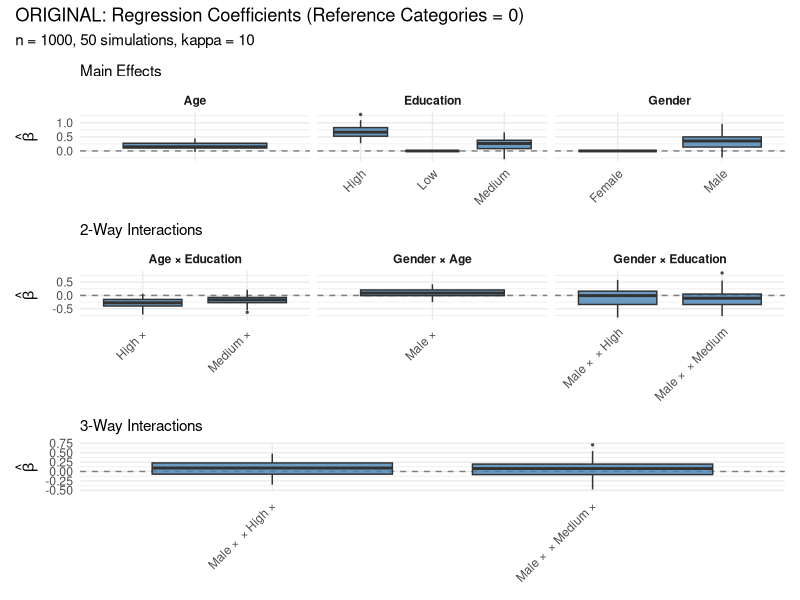
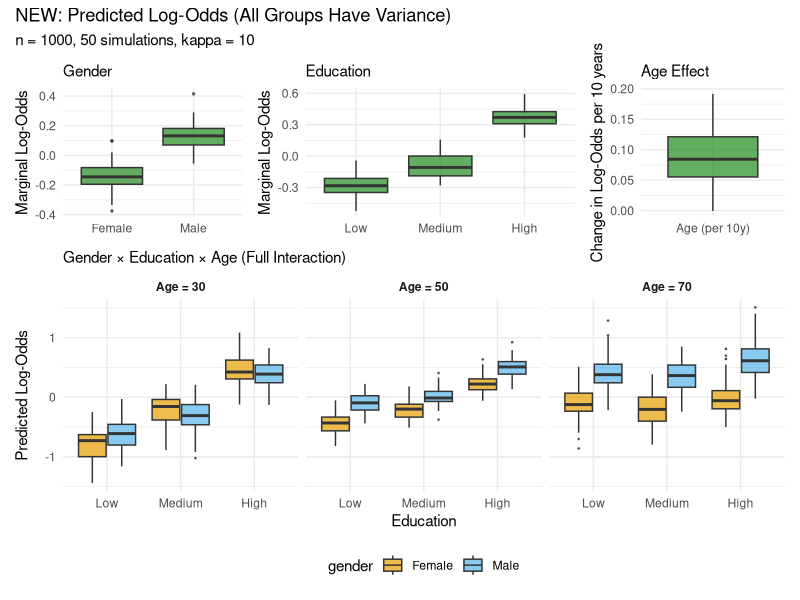
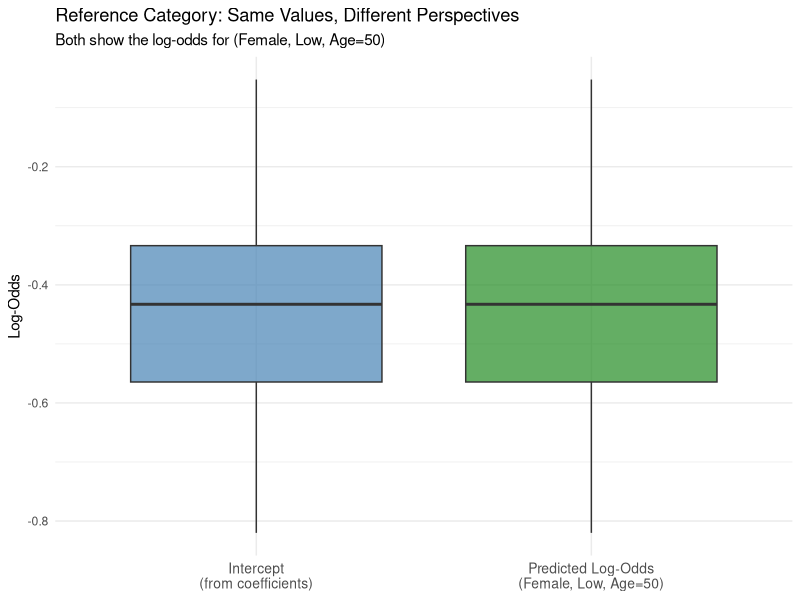
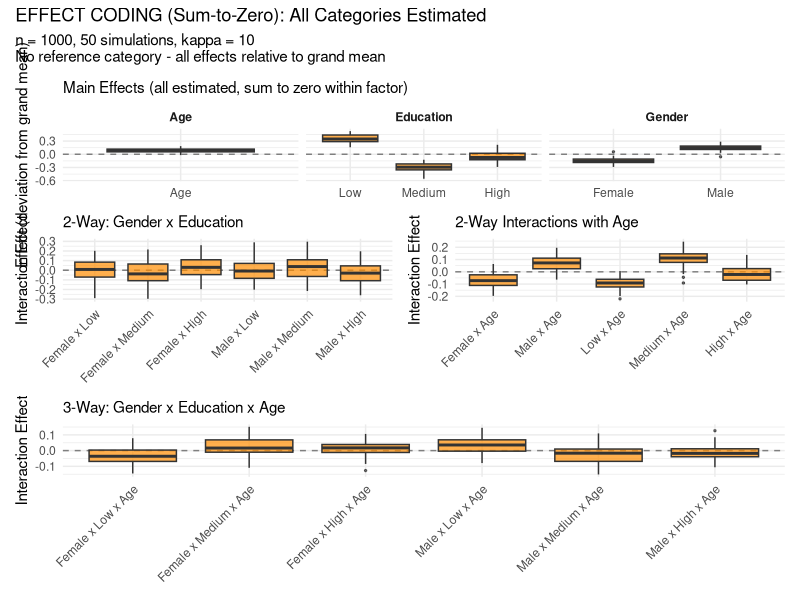
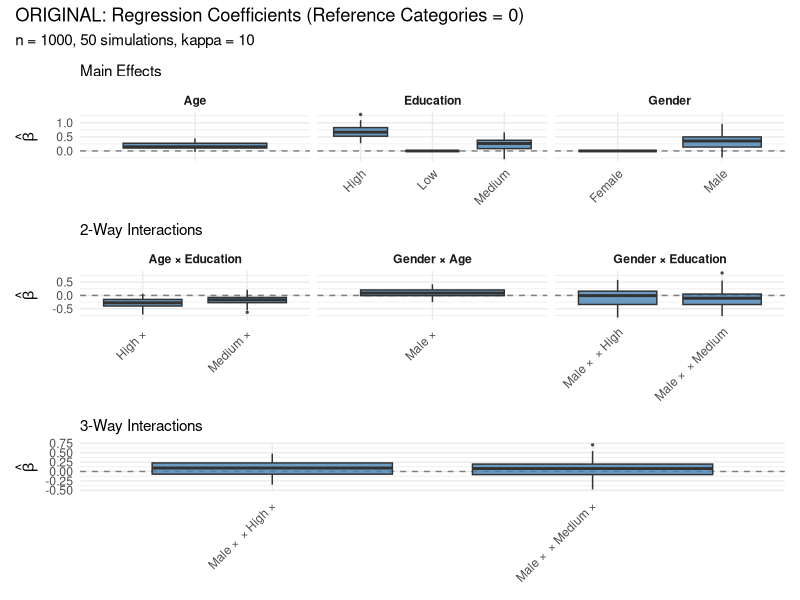
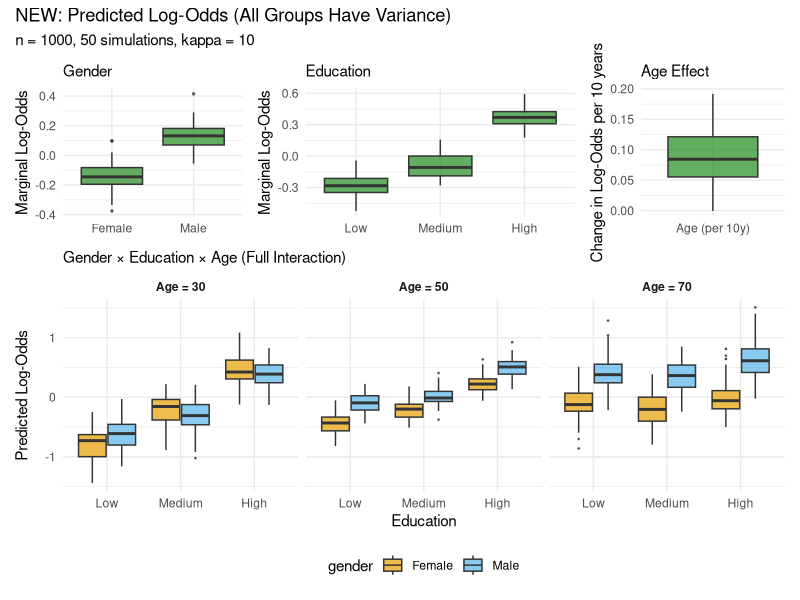
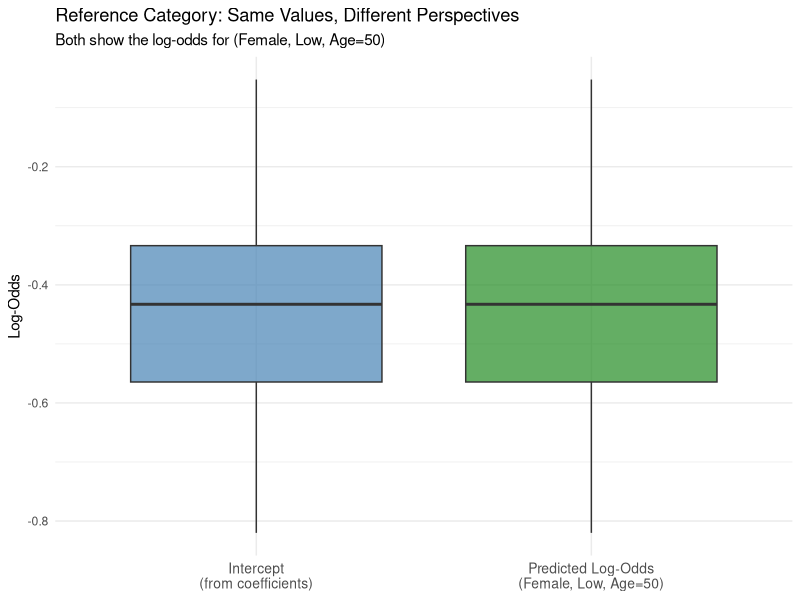
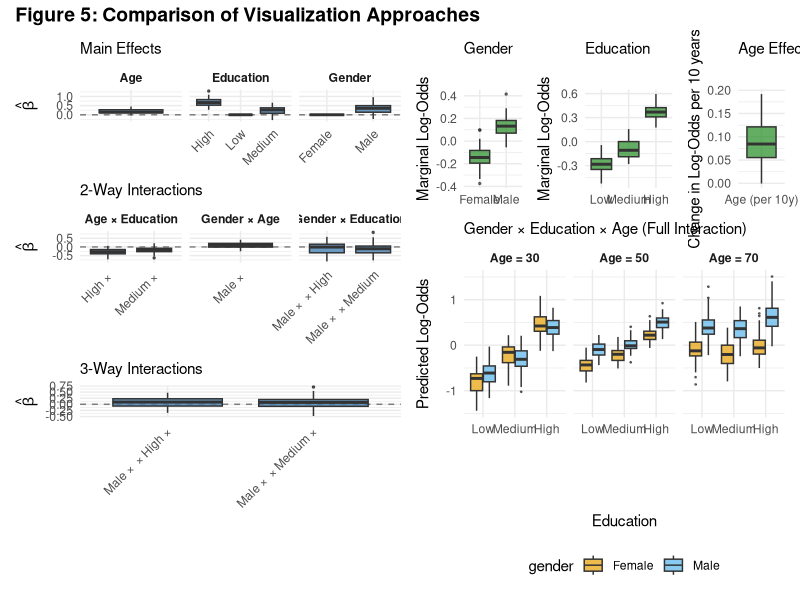

These charts were generated, in order, by the following R code:
# Matthias Templ, 05.02.2026
# Rapid Paper, first submission to CSDA

# ============================================================
# Figure 5: Improved Visualization of QI Attribution
# Including Age and all interactions (2-way and 3-way)
# ============================================================

library(ggplot2)
library(data.table)
library(patchwork)

set.seed(42)

# ============================================================
# 1. SIMULATION PARAMETERS
# ============================================================

n_sims <- 50      # Number of simulations
n_obs <- 1000     # Observations per simulation
kappa <- 10       # Dependency strength

# Age levels for visualization
age_levels <- c(30, 50, 70)

# ============================================================
# 2. DATA GENERATION FUNCTION
# ============================================================

generate_data <- function(n, kappa) {

  dat <- data.table(
    gender = factor(sample(c("Female", "Male"), n, replace = TRUE),
                    levels = c("Female", "Male")),
    education = factor(sample(c("Low", "Medium", "High"), n, replace = TRUE),
                       levels = c("Low", "Medium", "High")),
    age = round(rnorm(n, mean = 50, sd = 15))
  )

  # Standardize age for model (centered at 50)
  dat[, age_c := (age - 50) / 10]

  # True log-odds with all effects (scaled by kappa)
  # Higher kappa = stronger dependencies
  scale_factor <- sqrt(kappa / (1 + kappa))

  dat[, log_odds := scale_factor * (
    # Intercept (Female, Low, Age=50)
    -0.5 +

    # Main effects
    0.4 * (gender == "Male") +
    0.3 * (education == "Medium") +
    0.7 * (education == "High") +
    0.15 * age_c +

    # 2-way interactions: Gender × Education
    -0.2 * (gender == "Male") * (education == "Medium") +
    -0.1 * (gender == "Male") * (education == "High") +

    # 2-way interactions: Gender × Age
    0.1 * (gender == "Male") * age_c +

    # 2-way interactions: Education × Age
    -0.15 * (education == "Medium") * age_c +
    -0.25 * (education == "High") * age_c +

    # 3-way interaction: Gender × Education × Age
    0.05 * (gender == "Male") * (education == "Medium") * age_c +
    0.08 * (gender == "Male") * (education == "High") * age_c
  )]

  # Add noise and generate outcome
  dat[, prob := plogis(log_odds + rnorm(n, 0, 0.05))]
  dat[, at_risk := rbinom(n, 1, prob)]

  return(dat)
}

# ============================================================
# 3. RUN SIMULATIONS
# ============================================================
results_list <- list()

for (sim in 1:n_sims) {

  if (sim %% 10 == 0) cat("  Simulation", sim, "/", n_sims, "\n")

  # Generate data
  dat <- generate_data(n_obs, kappa)

  # Fit full model with all interactions
  mod <- glm(at_risk ~ gender * education * age_c,
             data = dat, family = binomial)

  # ----------------------------------------------------------
  # A) Extract coefficients
  # ----------------------------------------------------------
  coefs <- coef(mod)
  se <- sqrt(diag(vcov(mod)))

  coef_dt <- data.table(
    term = names(coefs),
    estimate = coefs,
    se = se,
    sim = sim
  )

  # ----------------------------------------------------------
  # B) Compute predicted log-odds for all group combinations
  # ----------------------------------------------------------

  # Grid: all combinations of gender, education, and age levels
  pred_grid <- as.data.table(expand.grid(
    gender = c("Female", "Male"),
    education = c("Low", "Medium", "High"),
    age = age_levels
  ))
  pred_grid[, age_c := (age - 50) / 10]

  # Predictions
  pred_grid[, log_odds := predict(mod, newdata = pred_grid, type = "link")]
  pred_grid[, prob := predict(mod, newdata = pred_grid, type = "response")]
  pred_grid[, sim := sim]

  # ----------------------------------------------------------
  # C) Compute marginal effects (averaged over other variables)
  # ----------------------------------------------------------

  # For marginal effects, we need to average over the other variables
  # using the observed distribution in the data

  # Gender effect (averaged over education and age)
  marg_gender <- dat[, .(
    Female = mean(predict(mod, newdata = copy(.SD)[, gender := "Female"], type = "link")),
    Male = mean(predict(mod, newdata = copy(.SD)[, gender := "Male"], type = "link"))
  )]
  marg_gender[, sim := sim]

  # Education effect (averaged over gender and age)
  marg_education <- dat[, .(
    Low = mean(predict(mod, newdata = copy(.SD)[, education := "Low"], type = "link")),
    Medium = mean(predict(mod, newdata = copy(.SD)[, education := "Medium"], type = "link")),
    High = mean(predict(mod, newdata = copy(.SD)[, education := "High"], type = "link"))
  )]
  marg_education[, sim := sim]

  # Age effect (slope, averaged over gender and education)
  # Compute as difference in prediction for age+10 vs age
  marg_age <- dat[, {
    pred_base <- predict(mod, newdata = .SD, type = "link")
    newdata_plus <- copy(.SD)
    newdata_plus[, age_c := age_c + 1]  # +10 years
    pred_plus <- predict(mod, newdata = newdata_plus, type = "link")
    .(age_effect = mean(pred_plus - pred_base))
  }]
  marg_age[, sim := sim]

  # Store results
  results_list[[sim]] <- list(
    coefficients = coef_dt,
    predictions = pred_grid,
    marginal_gender = marg_gender,
    marginal_education = marg_education,
    marginal_age = marg_age
  )
}

cat("Done!\n\n")

# ============================================================
# 4. COMBINE RESULTS
# ============================================================

all_coefs <- rbindlist(lapply(results_list, `[[`, "coefficients"))
all_preds <- rbindlist(lapply(results_list, `[[`, "predictions"))
all_marg_gender <- rbindlist(lapply(results_list, `[[`, "marginal_gender"))
all_marg_education <- rbindlist(lapply(results_list, `[[`, "marginal_education"))
all_marg_age <- rbindlist(lapply(results_list, `[[`, "marginal_age"))

# ============================================================
# 5. PLOT 1: ORIGINAL STYLE (Coefficients, Reference = 0)
# ============================================================

# Prepare coefficient data
coef_plot <- copy(all_coefs)
coef_plot[, term_clean := gsub("gender|education|age_c|:", " × ", term)]
coef_plot[, term_clean := gsub("^ × | × $", "", term_clean)]
coef_plot[term == "(Intercept)", term_clean := "Intercept"]

# Classify terms
coef_plot[, term_type := fcase(
  term == "(Intercept)", "Intercept",
  !grepl(":", term) & term != "(Intercept)", "Main",
  grepl(":", term) & !grepl(".*:.*:", term), "2-way",
  grepl(".*:.*:", term), "3-way"
)]

# Add reference categories (as 0)
ref_terms <- c("genderFemale", "educationLow")
ref_data <- rbindlist(lapply(1:n_sims, function(s) {
  data.table(
    term = ref_terms,
    estimate = 0,
    se = 0,
    sim = s,
    term_clean = c("Female", "Low"),
    term_type = "Main"
  )
}))

coef_plot_full <- rbind(coef_plot, ref_data, fill = TRUE)
coef_plot_full[, is_reference := term %in% ref_terms]

# Separate by type for faceting
coef_main <- coef_plot_full[term_type == "Main"]
coef_main[, variable := fcase(
  grepl("Female|Male", term_clean), "Gender",
  grepl("Low|Medium|High", term_clean), "Education",
  grepl("age", term, ignore.case = TRUE), "Age"
)]

coef_2way <- coef_plot_full[term_type == "2-way"]
coef_2way[, variable := fcase(
  grepl("gender.*education|education.*gender", term, ignore.case = TRUE), "Gender × Education",
  grepl("gender.*age|age.*gender", term, ignore.case = TRUE), "Gender × Age",
  grepl("education.*age|age.*education", term, ignore.case = TRUE), "Age × Education"
)]

coef_3way <- coef_plot_full[term_type == "3-way"]

# Plot main effects
p_main_old <- ggplot(coef_main[!is.na(variable)],
                     aes(x = term_clean, y = estimate, fill = is_reference)) +
  geom_hline(yintercept = 0, linetype = "dashed", color = "gray50") +
  geom_boxplot(outlier.size = 0.5, alpha = 0.8) +
  scale_fill_manual(values = c("FALSE" = "steelblue", "TRUE" = "gray70"), guide = "none") +
  facet_wrap(~ variable, scales = "free_x", nrow = 1) +
  labs(subtitle = "Main Effects", y = expression(hat(beta)), x = NULL) +
  theme_minimal() +
  theme(strip.text = element_text(face = "bold"),
        axis.text.x = element_text(angle = 45, hjust = 1))

# Plot 2-way interactions
p_2way_old <- ggplot(coef_2way[!is.na(variable)],
                     aes(x = term_clean, y = estimate)) +
  geom_hline(yintercept = 0, linetype = "dashed", color = "gray50") +
  geom_boxplot(fill = "steelblue", alpha = 0.8, outlier.size = 0.5) +
  facet_wrap(~ variable, scales = "free_x", nrow = 1) +
  labs(subtitle = "2-Way Interactions", y = expression(hat(beta)), x = NULL) +
  theme_minimal() +
  theme(strip.text = element_text(face = "bold"),
        axis.text.x = element_text(angle = 45, hjust = 1))

# Plot 3-way interactions
p_3way_old <- ggplot(coef_3way, aes(x = term_clean, y = estimate)) +
  geom_hline(yintercept = 0, linetype = "dashed", color = "gray50") +
  geom_boxplot(fill = "steelblue", alpha = 0.8, outlier.size = 0.5) +
  labs(subtitle = "3-Way Interactions", y = expression(hat(beta)), x = NULL) +
  theme_minimal() +
  theme(axis.text.x = element_text(angle = 45, hjust = 1))

# Combine old-style plot
p_old_combined <- p_main_old / p_2way_old / p_3way_old +
  plot_annotation(
    title = "ORIGINAL: Regression Coefficients (Reference Categories = 0)",
    subtitle = paste0("n = ", n_obs, ", ", n_sims, " simulations, kappa = ", kappa)
  )

# ============================================================
# 6. PLOT 2: NEW STYLE (Predicted Log-Odds, all groups have variance)
# ============================================================

# A) Marginal effects for main effects
marg_gender_long <- melt(all_marg_gender, id.vars = "sim",
                         variable.name = "gender", value.name = "log_odds")
marg_edu_long <- melt(all_marg_education, id.vars = "sim",
                      variable.name = "education", value.name = "log_odds")

p_gender_new <- ggplot(marg_gender_long, aes(x = gender, y = log_odds)) +
  geom_boxplot(fill = "forestgreen", alpha = 0.7, outlier.size = 0.5) +
  labs(subtitle = "Gender", y = "Marginal Log-Odds", x = NULL) +
  theme_minimal()

p_edu_new <- ggplot(marg_edu_long, aes(x = education, y = log_odds)) +
  geom_boxplot(fill = "forestgreen", alpha = 0.7, outlier.size = 0.5) +
  labs(subtitle = "Education", y = "Marginal Log-Odds", x = NULL) +
  theme_minimal()

p_age_new <- ggplot(all_marg_age, aes(x = "Age (per 10y)", y = age_effect)) +
  geom_boxplot(fill = "forestgreen", alpha = 0.7, outlier.size = 0.5) +
  labs(subtitle = "Age Effect", y = "Change in Log-Odds per 10 years", x = NULL) +
  theme_minimal()

# B) 2-way interactions: Gender × Education (at mean age)
pred_age50 <- all_preds[age == 50]
pred_age50[, group := paste(gender, education, sep = "\n")]

p_genderedu_new <- ggplot(pred_age50, aes(x = group, y = log_odds, fill = gender)) +
  geom_boxplot(alpha = 0.7, outlier.size = 0.5) +
  scale_fill_manual(values = c("Female" = "#E69F00", "Male" = "#56B4E9")) +
  labs(subtitle = "Gender × Education (Age = 50)",
       y = "Predicted Log-Odds", x = NULL) +
  theme_minimal() +
  theme(legend.position = "none",
        axis.text.x = element_text(size = 8))

# C) 2-way interactions: Gender × Age
pred_gender_age <- all_preds[education == "Medium"]  # Fix education at Medium
pred_gender_age[, age_f := factor(age)]

p_genderage_new <- ggplot(pred_gender_age, aes(x = age_f, y = log_odds, fill = gender)) +
  geom_boxplot(alpha = 0.7, outlier.size = 0.5, position = position_dodge(0.8)) +
  scale_fill_manual(values = c("Female" = "#E69F00", "Male" = "#56B4E9")) +
  labs(subtitle = "Gender × Age (Education = Medium)",
       y = "Predicted Log-Odds", x = "Age") +
  theme_minimal() +
  theme(legend.position = "bottom")

# D) 2-way interactions: Education × Age
pred_edu_age <- all_preds[gender == "Female"]  # Fix gender at Female

p_eduage_new <- ggplot(pred_edu_age, aes(x = factor(age), y = log_odds, fill = education)) +
  geom_boxplot(alpha = 0.7, outlier.size = 0.5, position = position_dodge(0.8)) +
  scale_fill_brewer(palette = "Set2") +
  labs(subtitle = "Education × Age (Gender = Female)",
       y = "Predicted Log-Odds", x = "Age") +
  theme_minimal() +
  theme(legend.position = "bottom")

# E) 3-way interaction: Full grid
all_preds[, group_full := paste(gender, education, paste0("Age ", age), sep = "\n")]
all_preds[, age_f := factor(age)]

p_3way_new <- ggplot(all_preds, aes(x = education, y = log_odds, fill = gender)) +
  geom_boxplot(alpha = 0.7, outlier.size = 0.3, position = position_dodge(0.8)) +
  scale_fill_manual(values = c("Female" = "#E69F00", "Male" = "#56B4E9")) +
  facet_wrap(~ paste("Age =", age), nrow = 1) +
  labs(subtitle = "Gender × Education × Age (Full Interaction)",
       y = "Predicted Log-Odds", x = "Education") +
  theme_minimal() +
  theme(legend.position = "bottom",
        strip.text = element_text(face = "bold"))

# Combine new-style plots
p_new_main <- (p_gender_new | p_edu_new | p_age_new) +
  plot_layout(widths = c(1, 1.5, 0.8))

p_new_2way <- (p_genderedu_new | p_genderage_new) /
  (p_eduage_new | plot_spacer())

p_new_combined <- p_new_main / p_3way_new +
  plot_annotation(
    title = "NEW: Predicted Log-Odds (All Groups Have Variance)",
    subtitle = paste0("n = ", n_obs, ", ", n_sims, " simulations, kappa = ", kappa)
  ) +
  plot_layout(heights = c(1, 1.5))

# ============================================================
# 7. PLOT 3: COMPARISON - Reference category variance
# ============================================================

# Show that reference category (Female, Low, Age=50) has variance
# when showing predicted values, but not when showing coefficients

# Predicted log-odds for reference group
ref_group_pred <- all_preds[gender == "Female" & education == "Low" & age == 50]

# Intercept from coefficients (= predicted log-odds for reference)
intercept_coef <- all_coefs[term == "(Intercept)"]

comparison_data <- rbind(
  data.table(type = "Intercept\n(from coefficients)",
             value = intercept_coef$estimate),
  data.table(type = "Predicted Log-Odds\n(Female, Low, Age=50)",
             value = ref_group_pred$log_odds)
)

p_comparison <- ggplot(comparison_data, aes(x = type, y = value)) +
  geom_boxplot(fill = c("steelblue", "forestgreen"), alpha = 0.7) +
  labs(title = "Reference Category: Same Values, Different Perspectives",
       subtitle = "Both show the log-odds for (Female, Low, Age=50)",
       y = "Log-Odds", x = NULL) +
  theme_minimal() +
  theme(axis.text.x = element_text(size = 10))

# ============================================================
# 8. SAVE PLOTS
# ============================================================

# Save individual plots
ggsave("dev/figure5_original_coefficients.pdf",
       p_old_combined, width = 12, height = 10)

ggsave("dev/igure5_new_predicted.pdf",
       p_new_combined, width = 12, height = 8)

ggsave("dev/figure5_comparison_reference.pdf",
       p_comparison, width = 6, height = 5)

# Combined comparison
p_final <- (p_old_combined | p_new_combined) +
  plot_annotation(
    title = "Figure 5: Comparison of Visualization Approaches",
    theme = theme(plot.title = element_text(size = 14, face = "bold"))
  )

ggsave("dev/figure5_full_comparison.pdf",
       p_final, width = 20, height = 10)

cat("\nPlots saved to ~/Downloads/\n")
cat("  - figure5_original_coefficients.pdf\n")
cat("  - figure5_new_predicted.pdf\n")
cat("  - figure5_comparison_reference.pdf\n")
cat("  - figure5_full_comparison.pdf\n")

# ============================================================
# 9. PRINT SUMMARY STATISTICS
# ============================================================

cat("\n============================================================\n")
cat("SUMMARY: Reference Category Variance\n")
cat("============================================================\n\n")

cat("Intercept (= Reference Group Log-Odds):\n")
cat("  Mean:", round(mean(intercept_coef$estimate), 3), "\n")
cat("  SD:  ", round(sd(intercept_coef$estimate), 3), "\n")
cat("  Range:", round(min(intercept_coef$estimate), 3), "to",
    round(max(intercept_coef$estimate), 3), "\n\n")

cat("In the ORIGINAL plot, 'Female' and 'Low' appear as points at 0.\n")
cat("In the NEW plot, they show the same variance as the intercept.\n")

# ============================================================
# 10. DISPLAY PLOTS
# ============================================================

print(p_old_combined)
print(p_new_combined)
print(p_comparison)

# ============================================================
# 11. EFFECT CODING (Sum-to-Zero Contrasts)
# ============================================================

cat("\n============================================================\n")
cat("Running simulations with EFFECT CODING (Sum-to-Zero)...\n")
cat("============================================================\n\n")

results_effect <- list()

for (sim in 1:n_sims) {

  if (sim %% 10 == 0) cat("  Simulation", sim, "/", n_sims, "\n")

  # Generate fresh data
  dat <- generate_data(n_obs, kappa)

  # Set SUM-TO-ZERO contrasts (effect coding)
  contrasts(dat$gender) <- contr.sum(2)
  contrasts(dat$education) <- contr.sum(3)

  # Fit model with effect coding
  mod_effect <- glm(at_risk ~ gender * education * age_c,
                    data = dat, family = binomial)

  coefs <- coef(mod_effect)

  # With effect coding:
  # - Intercept = grand mean (across all groups)
  # - gender1 = effect of Female (Male = -Female)
  # - education1 = effect of Low, education2 = effect of Medium
  #   (High = -Low - Medium)

  # Extract and transform coefficients
  # Main effects
  eff_female <- coefs["gender1"]
  eff_male <- -coefs["gender1"]

  eff_low <- -coefs["education1"] - coefs["education2"]  # Sum to zero

  eff_medium <- coefs["education1"]
  eff_high <- coefs["education2"]

  eff_age <- coefs["age_c"]

  # 2-way: Gender x Education
  # gender1:education1 = Female x Low effect deviation
  # gender1:education2 = Female x Medium effect deviation
  # Male x Low = -Female x Low, etc.
  int_female_low <- -coefs["gender1:education1"] - coefs["gender1:education2"]
  int_female_medium <- coefs["gender1:education1"]
  int_female_high <- coefs["gender1:education2"]
  int_male_low <- -int_female_low
  int_male_medium <- -int_female_medium
  int_male_high <- -int_female_high

  # 2-way: Gender x Age
  int_female_age <- coefs["gender1:age_c"]
  int_male_age <- -coefs["gender1:age_c"]

  # 2-way: Education x Age
  int_low_age <- -coefs["education1:age_c"] - coefs["education2:age_c"]
  int_medium_age <- coefs["education1:age_c"]
  int_high_age <- coefs["education2:age_c"]

  # 3-way: Gender x Education x Age
  int3_female_low_age <- -coefs["gender1:education1:age_c"] - coefs["gender1:education2:age_c"]
  int3_female_medium_age <- coefs["gender1:education1:age_c"]
  int3_female_high_age <- coefs["gender1:education2:age_c"]
  int3_male_low_age <- -int3_female_low_age
  int3_male_medium_age <- -int3_female_medium_age
  int3_male_high_age <- -int3_female_high_age

  results_effect[[sim]] <- data.table(
    sim = sim,
    intercept = coefs["(Intercept)"],
    # Main effects
    Female = eff_female, Male = eff_male,
    Low = eff_low, Medium = eff_medium, High = eff_high,
    Age = eff_age,
    # 2-way Gender x Education
    `Female x Low` = int_female_low, `Female x Medium` = int_female_medium,
    `Female x High` = int_female_high,
    `Male x Low` = int_male_low, `Male x Medium` = int_male_medium,
    `Male x High` = int_male_high,
    # 2-way Gender x Age
    `Female x Age` = int_female_age, `Male x Age` = int_male_age,
    # 2-way Education x Age
    `Low x Age` = int_low_age, `Medium x Age` = int_medium_age,
    `High x Age` = int_high_age,
    # 3-way
    `Female x Low x Age` = int3_female_low_age,
    `Female x Medium x Age` = int3_female_medium_age,
    `Female x High x Age` = int3_female_high_age,
    `Male x Low x Age` = int3_male_low_age,
    `Male x Medium x Age` = int3_male_medium_age,
    `Male x High x Age` = int3_male_high_age
  )
}

effect_results <- rbindlist(results_effect)

cat("Done!\n\n")

# Reshape for plotting
effect_long <- melt(effect_results, id.vars = "sim",
                    variable.name = "term", value.name = "estimate")

# Classify terms
effect_long[, term_type := fcase(
  term == "intercept", "Intercept",
  term %in% c("Female", "Male", "Low", "Medium", "High", "Age"), "Main",
  grepl("^(Female|Male) x (Low|Medium|High)$", term), "2-way (Gender x Edu)",
  grepl("^(Female|Male) x Age$", term), "2-way (with Age)",
  grepl("^(Low|Medium|High) x Age$", term), "2-way (with Age)",
  grepl(" x .+ x ", term), "3-way"
)]

# ============================================================
# 12. PLOT: Effect Coding Results
# ============================================================

# Main effects
effect_main <- effect_long[term_type == "Main"]
effect_main[, variable := fcase(
  term %in% c("Female", "Male"), "Gender",
  term %in% c("Low", "Medium", "High"), "Education",
  term == "Age", "Age"
)]

p_effect_main <- ggplot(effect_main, aes(x = term, y = estimate)) +
  geom_hline(yintercept = 0, linetype = "dashed", color = "gray50") +
  geom_boxplot(fill = "darkorange", alpha = 0.7, outlier.size = 0.5) +
  facet_wrap(~ variable, scales = "free_x", nrow = 1) +
  labs(subtitle = "Main Effects (all estimated, sum to zero within factor)",
       y = "Effect (deviation from grand mean)", x = NULL) +
  theme_minimal() +
  theme(strip.text = element_text(face = "bold"))

# 2-way: Gender x Education
effect_2way_ge <- effect_long[term_type == "2-way (Gender x Edu)"]

p_effect_2way_ge <- ggplot(effect_2way_ge, aes(x = term, y = estimate)) +
  geom_hline(yintercept = 0, linetype = "dashed", color = "gray50") +
  geom_boxplot(fill = "darkorange", alpha = 0.7, outlier.size = 0.5) +
  labs(subtitle = "2-Way: Gender x Education",
       y = "Interaction Effect", x = NULL) +
  theme_minimal() +
  theme(axis.text.x = element_text(angle = 45, hjust = 1))

# 2-way with Age
effect_2way_age <- effect_long[term_type == "2-way (with Age)"]

p_effect_2way_age <- ggplot(effect_2way_age, aes(x = term, y = estimate)) +
  geom_hline(yintercept = 0, linetype = "dashed", color = "gray50") +
  geom_boxplot(fill = "darkorange", alpha = 0.7, outlier.size = 0.5) +
  labs(subtitle = "2-Way Interactions with Age",
       y = "Interaction Effect", x = NULL) +
  theme_minimal() +
  theme(axis.text.x = element_text(angle = 45, hjust = 1))

# 3-way
effect_3way <- effect_long[term_type == "3-way"]

p_effect_3way <- ggplot(effect_3way, aes(x = term, y = estimate)) +
  geom_hline(yintercept = 0, linetype = "dashed", color = "gray50") +
  geom_boxplot(fill = "darkorange", alpha = 0.7, outlier.size = 0.5) +
  labs(subtitle = "3-Way: Gender x Education x Age",
       y = "Interaction Effect", x = NULL) +
  theme_minimal() +
  theme(axis.text.x = element_text(angle = 45, hjust = 1))

# Combine effect coding plots
p_effect_combined <- (p_effect_main) /
  (p_effect_2way_ge | p_effect_2way_age) /
  p_effect_3way +
  plot_annotation(
    title = "EFFECT CODING (Sum-to-Zero): All Categories Estimated",
    subtitle = paste0("n = ", n_obs, ", ", n_sims,
                      " simulations, kappa = ", kappa,
                      "\nNo reference category - all effects relative to grand mean")
  ) +
  plot_layout(heights = c(1, 1.2, 1))

# Save
ggsave("dev/figure5_effect_coding.pdf",
       p_effect_combined, width = 14, height = 12)

cat("Effect coding plot saved to:\n")
cat("  - figure5_effect_coding.pdf\n")

# ============================================================
# 13. COMPARISON: Three Approaches Side by Side
# ============================================================

# Summary statistics for main effects across approaches
cat("\n============================================================\n")
cat("COMPARISON: Main Effect Estimates Across Coding Schemes\n")
cat("============================================================\n\n")

cat("GENDER EFFECT:\n")
cat("  Dummy coding (Male coefficient):\n")
male_coef <- all_coefs[term == "genderMale", estimate]
cat("    Mean:", round(mean(male_coef), 3),
    " SD:", round(sd(male_coef), 3), "\n")

cat("  Effect coding:\n")
cat("    Female - Mean:", round(mean(effect_results$Female), 3),
    " SD:", round(sd(effect_results$Female), 3), "\n")
cat("    Male   - Mean:", round(mean(effect_results$Male), 3),
    " SD:", round(sd(effect_results$Male), 3), "\n")
cat("    (Note: Male = -Female, both estimated with variance)\n\n")

cat("EDUCATION EFFECT:\n")
cat("  Dummy coding:\n")
med_coef <- all_coefs[term == "educationMedium", estimate]
high_coef <- all_coefs[term == "educationHigh", estimate]
cat("    Low (reference): fixed at 0\n")
cat("    Medium - Mean:", round(mean(med_coef), 3),
    " SD:", round(sd(med_coef), 3), "\n")
cat("    High   - Mean:", round(mean(high_coef), 3),
    " SD:", round(sd(high_coef), 3), "\n")

cat("  Effect coding:\n")
cat("    Low    - Mean:", round(mean(effect_results$Low), 3),
    " SD:", round(sd(effect_results$Low), 3), "\n")
cat("    Medium - Mean:", round(mean(effect_results$Medium), 3),
    " SD:", round(sd(effect_results$Medium), 3), "\n")
cat("    High   - Mean:", round(mean(effect_results$High), 3),
    " SD:", round(sd(effect_results$High), 3), "\n")
cat("    (Note: Low + Medium + High = 0, all estimated with variance)\n")

# ============================================================
# 14. FINAL COMBINED PLOT: All Three Approaches
# ============================================================

p_all_three <- p_old_combined + p_new_combined + p_effect_combined +
  plot_layout(ncol = 3) +
  plot_annotation(
    title = "Figure 5: Three Visualization Approaches Compared",
    subtitle = "Left: Dummy Coding | Center: Predicted Values | Right: Effect Coding"
  )

ggsave("dev/figure5_all_three_approaches.pdf",
       p_all_three, width = 30, height = 12)

cat("\n\nFinal comparison saved to:\n")
cat("  - figure5_all_three_approaches.pdf\n")

print(p_effect_combined)
